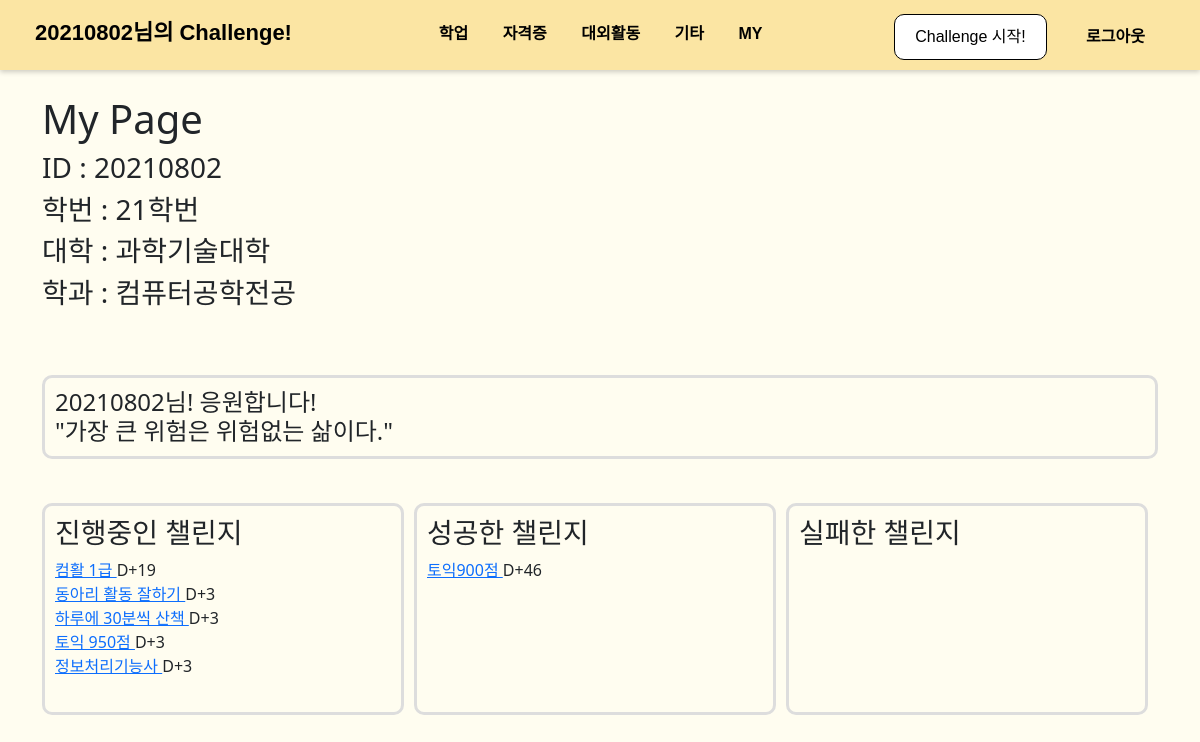
Screenshot of /auth/20210802/ with the database file from the repository.
### board/models.py (models this page shows, shortened)
class User(AbstractUser):
    number = models.ForeignKey(Number, on_delete=models.SET_NULL, null=True)
    college = models.ForeignKey(College, on_delete=models.SET_NULL, null=True)
    major = models.ForeignKey(Major, on_delete=models.SET_NULL, null=True, blank=True)

class Category(models.Model):
    name = models.CharField(max_length=20)
    slug = models.SlugField(max_length=50, unique=True, allow_unicode=True)
    def __str__(self):
        return self.name
    def get_absolute_url(self):
        return f'/board/{self.slug}'
    class Meta:
        verbose_name_plural = 'Categories'

class Number(models.Model):
    number = models.CharField(max_length=20)
    def __str__(self):
        return self.number

class College(models.Model):
    name = models.CharField(max_length=30)
    slug = models.SlugField(max_length=50, unique=True, allow_unicode=True)
    def __str__(self):
        return self.name

class Major(models.Model):
    name = models.CharField(max_length=30)
    slug = models.SlugField(max_length=50, unique=True, allow_unicode=True)
    college = models.ForeignKey(College, on_delete=models.CASCADE)
    def __str__(self):
        return self.name

class Challenge(models.Model):
    title = models.CharField(max_length=100)
    memo = models.TextField(null=True, blank=True)
    start_date = models.DateField(auto_now_add=True)
    end_date = models.DateField(blank=True, null=True)
    user = models.ForeignKey(User, on_delete=models.CASCADE)
    STATUS_CHOICES = (("0", "진행중"), ("1", "성공"), ("2", "실패"))
    status = models.CharField(max_length=5, choices=STATUS_CHOICES, default=0)
    category = models.ForeignKey(Category, on_delete=models.SET_NULL, null=True)
    like_users = models.ManyToManyField(User, blank=True, related_name='like_challenge')
    def __str__(self):
        return f'{self.title}'
    def get_absolute_url(self):
        return f'/board/{self.pk}/'
    def get_day(self):
        if (self.status=="0"):
            day = date.today()-self.start_date
        else:
            day = self.end_date-self.start_date
        return day.days

### mypage/models.py (models this page shows)
class LifeQuotes(models.Model):
    sentence = models.CharField(max_length=300)

### mypage/views.py (the view)
# urls.py: path('<str:username>/', views.user_detail, name='detail')
def user_detail(request, username):
    user = User.objects.get(username=username)
    challenge_keep_list = Challenge.objects.filter(user=user).filter(status="0")
    challenge_success_list = Challenge.objects.filter(user=user).filter(status="1")
    challenge_failure_list = Challenge.objects.filter(user=user).filter(status="2")
    random_quote = LifeQuotes.objects.order_by('?').first()
    page = request.GET.get("page", "1")
    paginator_keep = Paginator(challenge_keep_list, 10)
    paginator_success = Paginator(challenge_success_list, 10)
    paginator_failure = Paginator(challenge_failure_list, 10)
    page_keep = paginator_keep.get_page(page)
    page_success = paginator_success.get_page(page)
    page_failure = paginator_failure.get_page(page)
    return render(request, 'mypage/my_detail.html', {
        'challenge_keep_list': page_keep,
        'challenge_success_list': page_success,
        'challenge_failure_list': page_failure,
        'user':user,
        'categories': Category.objects.all(),
        'life_quotes': random_quote
    })

### mypage/templates/mypage/my_detail.html (shortened to what this page needs)
<!DOCTYPE html>
{% load static %}
<html lang="ko">
<head>
    <link href="{% static 'board/css/topmenu.css' %}" rel="stylesheet" type="text/css" media="screen">
    <link href="{% static 'board/bootstrap/bootstrap.min.css' %}" rel="stylesheet" type="text/css" media="screen">
</head>
<body>
{% include 'board/menubar.html' %}<br>
    <div class="container">
        <h1>My Page</h1>
        <h3>ID : {{user.username}}</h3>
        <h3>학번 : {{user.number}}</h3>
        <h3>대학 : {{user.college}}</h3>
        {% if user.major %}
        <h3>학과 : {{user.major}}</h3>
        {% else %}
        <h3>학과 : -</h3>
        {% endif %}
        <br><br>
        <h4 class="rounded-box">{{user.username}}님! 응원합니다! <br> {{life_quotes.sentence}}</h4><br>
        <div style="display: flex; justify-content: space-between;">
            <div style="flex:1; margin-right:10px;" class="rounded-box">
                <h3>진행중인 챌린지</h3>
                {% for l in challenge_keep_list %}
                <a href={{l.get_absolute_url}}>{{l}} </a>D+{{l.get_day}}<br>
                {% endfor %}
                <br>
            </div>
            <div style="flex:1; margin-right:10px;" class="rounded-box">
                <h3>성공한 챌린지</h3>
                {% for l in challenge_success_list %}
                <a href={{l.get_absolute_url}}>{{l}} </a>D+{{l.get_day}}<br>
                {% endfor %}
                <br>
            </div>
            <div style="flex:1; margin-right:10px;" class="rounded-box">
                <h3>실패한 챌린지</h3>
                <br>
            </div>
        </div>
    </div>
</body>
</html>

### board/templates/board/menubar.html (shortened to what this page needs)
<div class="fixed-top" id="top-menu" style="background-color:#FBE5A3;">
    <div id="menubar-left">
        {% if user.is_authenticated %}
        <a class="navbar-brand" href="{% url 'user:main' %}"><b>{{user.username}}님의 Challenge!</b></a>
        {% else %}
        <a class="navbar-brand" href="{% url 'user:main' %}"><b>Challenge!</b></a>
        {% endif %}
    </div>
    <div id="menubar-center">
        {% for c in categories %}
        <a href={{c.get_absolute_url}}>{{c}}</a>
        {% endfor %}
        <a href="#" onclick="checkMY()">MY</a>
    </div>
    <div id="menubar-right">
        <div class="button-container">
            <button class="start_button" type="button" onclick="checkStart()">Challenge 시작!</button>
        </div>
        {% if user.is_authenticated %}
        <a href="{% url 'user:logout' %}" class="top-login-button">로그아웃</a>
        {% else %}
        <a href="{% url 'user:login' %}" class="top-login-button">로그인</a>
        {% endif %}
    </div>
</div>
<div style="padding-top:71px"></div>

### board/static/board/css/topmenu.css (style rules this page uses)
#top-menu { font-family: Arial, sans-serif; margin: 0; padding: 0; background-color: #FBE5A3; color: black; font-weight: bold; display: flex; justify-content: space-between; padding: 10px 20px; box-shadow: 0px 2px 5px rgba(0, 0, 0, 0.2); }
#menubar-left { padding-top: 6px; font-size:22px; }
#menubar-center { padding-top: 12px; }
#top-menu a { text-decoration: none; margin: 0 15px; }
#top-menu a:link, a:visited { color: inherit; }
#menubar-right { padding-top: 4px; }
.button-container { display: inline-block; }
.start_button { background: white; color: black; border: 1px solid black; padding: 10px 20px; border-radius: 10px; cursor: pointer; }
.top-login-button { padding: 10px 20px; cursor: pointer; }

### mypage/templates/mypage/my_detail.html (style rules this page uses)
body { background-color: #FFFDF0; }
.rounded-box { border: 3px solid #ddd; border-radius: 10px; padding: 10px; margin: 10px 0; }

### rows the page displays
User: username "20210802", number "21학번", college "과학기술대학", major "컴퓨터공학전공"
Category: name "학업"
Category: name "자격증"
Category: name "대외활동"
Category: name "기타"
LifeQuotes: sentence "\"가장 큰 위험은 위험없는 삶이다.\""
Challenge: title "컴활 1급", get_day "19"
Challenge: title "동아리 활동 잘하기", get_day "3"
Challenge: title "하루에 30분씩 산책", get_day "3"
Challenge: title "토익 950점", get_day "3"
Challenge: title "정보처리기능사", get_day "3"
Challenge: title "토익900점", get_day "46"
